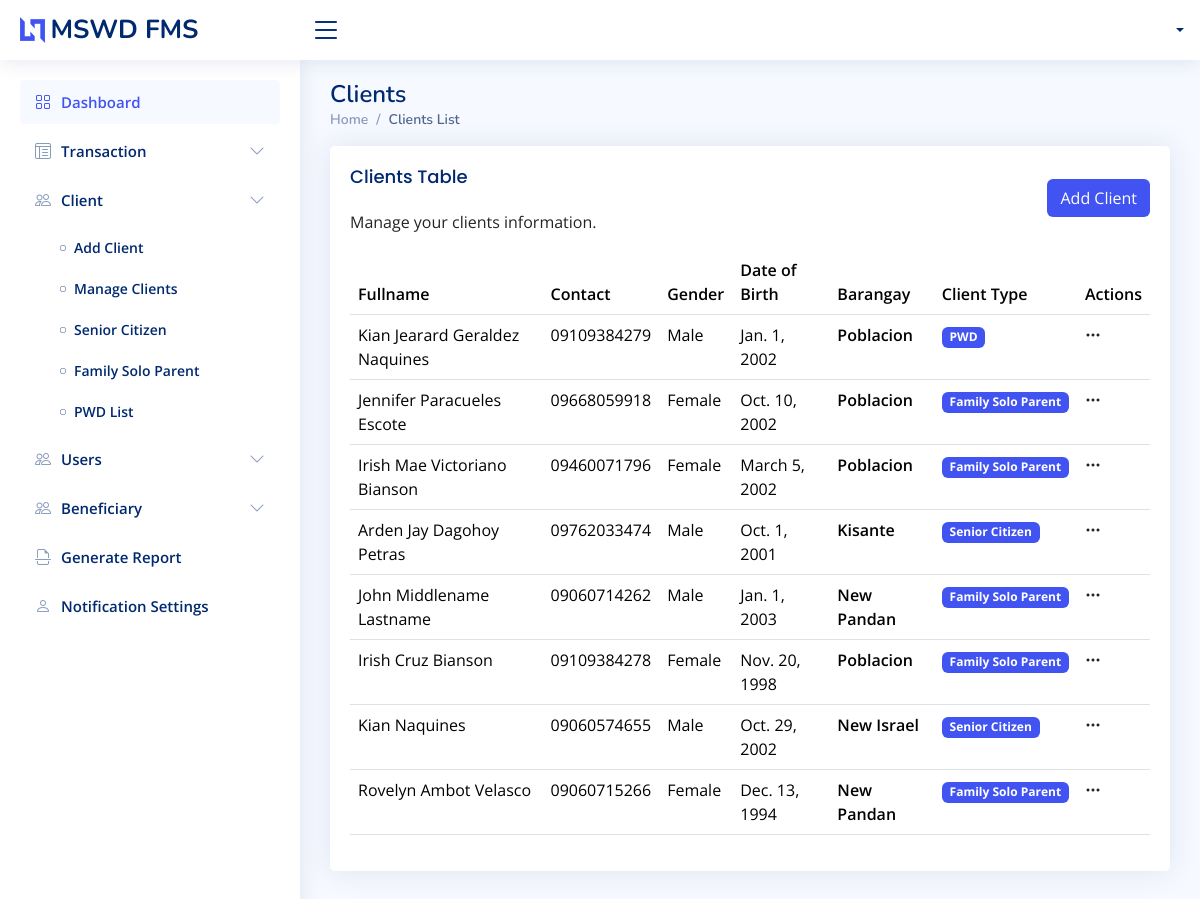
/client/, run on an earlier commit of the app's database.
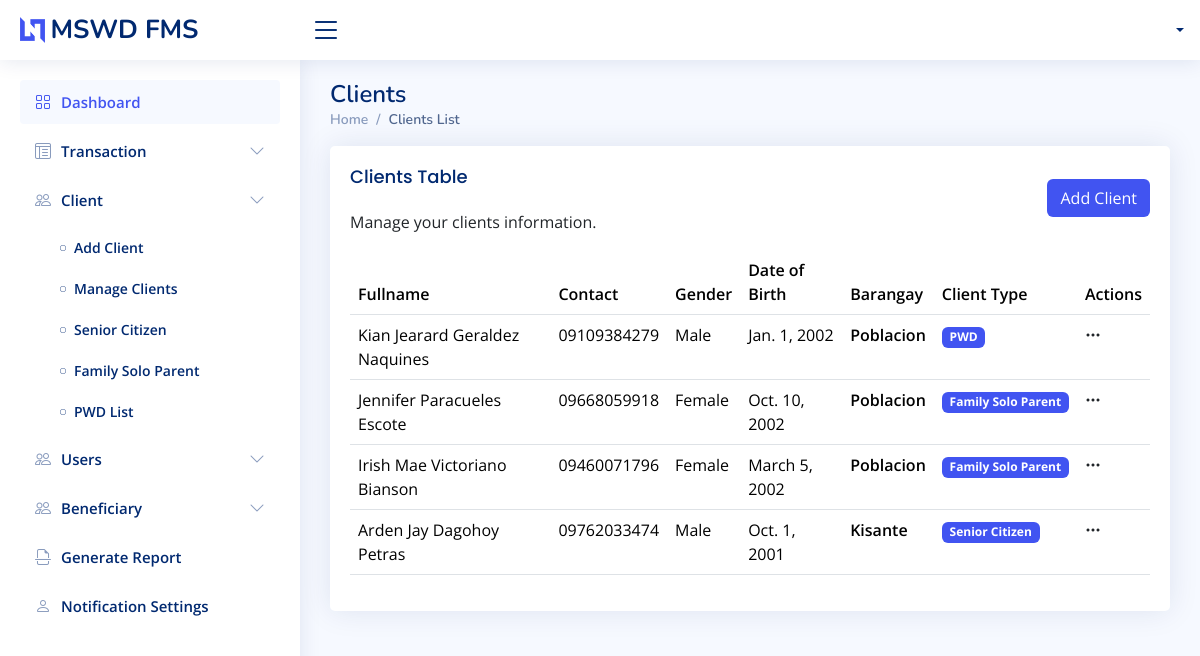
And on a later commit of the database.
### app/models.py (models this page shows, shortened)
class Client(models.Model):
    MARITAL_STATUS = (
        ("Single", "Single"),
        ("Married", "Married"),
        ("Divorced", "Divorced"),
        ("Widowed", "Widowed"),
        ("Annulled", "Annulled"),
    )
    CLIENT_TYPE = (
        ("Senior Citizen", "Senior Citizen"),
        ("Family Solo Parent", "Family Solo Parent"),
        ("PWD", "PWD"),
    )
    first_name = models.CharField(max_length=50, unique=False, db_index=True)
    middle_name = models.CharField(max_length=50, unique=False, db_index=True, blank=True, null=True, help_text="Optional middle name")
    last_name = models.CharField(max_length=50, unique=False, db_index=True)
    contact_number = models.CharField(max_length=50, unique=True, db_index=True)
    gender = models.CharField(
        max_length=10, db_index=True, choices=(("Male", "Male"), ("Female", "Female"))
    )
    marital_status = models.CharField(
        max_length=50, db_index=True, choices=MARITAL_STATUS
    )
    birth_date = models.DateField(auto_now_add=False, null=False, db_index=True)
    barangay = models.CharField(max_length=255, null=False, db_index=True)
    address = models.TextField(max_length=255, null=False)
    client_type = models.CharField(max_length=50, choices=CLIENT_TYPE)
    date_added = models.DateTimeField(auto_now_add=True)
    who_will_claim = models.CharField(max_length=255, null=True, blank=True)
    def get_fullname(self):
        middle_initial = (
            self.middle_name.split()[0].capitalize() if self.middle_name else ""
        )
        return f"{self.first_name} {middle_initial} {self.last_name}".strip()
    class Meta:
        verbose_name = 'Client'
        verbose_name_plural = 'Clients'

### app/views.py (the view)
# urls.py: path("client/", ClientView.as_view(), name="client"),
class ClientView(View):
    template_name = "view_templates/clients.html"
    def get(self, request):
        context = {}
        query_clients = Client.objects.all().order_by("date_added")
        context["clients"] = query_clients
        return render(request, self.template_name, context)

### app/templates/view_templates/clients.html (shortened to what this page needs)
{% extends './../includes/base.html' %}
{% block content %}
<div class="pagetitle">
    <h1>Clients</h1>
    <nav>
        <ol class="breadcrumb">
            <li class="breadcrumb-item">
                <a href="{% url 'dashboard' %}">Home</a>
            </li>
            <li class="breadcrumb-item active">Clients List</li>
        </ol>
    </nav>
</div>
<section class="section">
    <div class="row">
        <div class="col-lg-12">
            <div class="card">
                <div class="card-body">
                    <div class="d-flex justify-content-between align-items-center">
                        <div>
                            <h5 class="card-title">Clients Table</h5>
                            <p>Manage your clients information.</p>
                        </div>
                        <a href="{% url 'add_client' %}" class="btn bg-custom btn-md">Add Client</a>
                    </div>
                    <div class="table-responsive">
                        <table class="table datatable">
                            <thead>
                                <tr>
                                    <th>Fullname</th>
                                    <th>Contact</th>
                                    <th>Gender</th>
                                    <th>Date of Birth</th>
                                    <th>Barangay</th>
                                    <th>Client Type</th>
                                    <th>Actions</th>
                                </tr>
                            </thead>
                            <tbody>
                                {% for item in clients %}
                                <tr>
                                    <td>{{ item.get_fullname }}</td>
                                    <td>{{ item.contact_number }}</td>
                                    <td>{{ item.gender }}</td>
                                    <td>{{ item.birth_date }}</td>
                                    <th>{{ item.barangay }}</th>
                                    <th>
                                        <div class="badge bg-primary">
                                            {{ item.client_type }}
                                        </div>
                                    </th>
                                    <th>
                                        <div class="filter">
                                            <a
                                                class="icon text-dark"
                                                href="#"
                                                data-bs-toggle="dropdown"
                                                aria-expanded="true"
                                            >
                                                <i class="bi bi-three-dots"></i>
                                            </a>
                                        </div>
                                    </th>
                                </tr>
                                {% endfor %}
                            </tbody>
                        </table>
                    </div>
                </div>
            </div>
        </div>
    </div>
</section>
{% endblock %}

What changed in the data, as far as the page shows it:
removed Client: get_fullname "John Middlename Lastname", contact_number "09060714262", gender "Male", birth_date "Jan. 1, 2003", barangay "New Pandan", client_type "Family Solo Parent"
removed Client: get_fullname "Irish Cruz Bianson", contact_number "09109384278", gender "Female", birth_date "Nov. 20, 1998", barangay "Poblacion", client_type "Family Solo Parent"
removed Client: get_fullname "Kian Naquines", contact_number "09060574655", gender "Male", birth_date "Oct. 29, 2002", barangay "New Israel", client_type "Senior Citizen"
removed Client: get_fullname "Rovelyn Ambot Velasco", contact_number "09060715266", gender "Female", birth_date "Dec. 13, 1994", barangay "New Pandan", client_type "Family Solo Parent"
